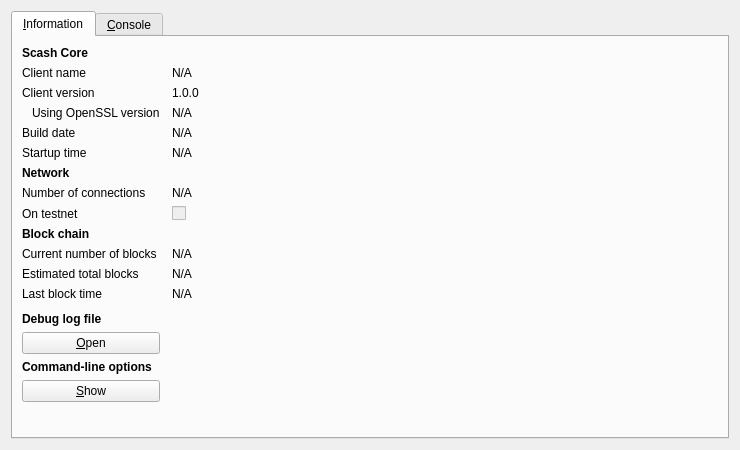
<?xml version="1.0" encoding="UTF-8"?>
<ui version="4.0">
 <class>RPCConsole</class>
 <widget class="QDialog" name="RPCConsole">
  <property name="geometry">
   <rect>
    <x>0</x>
    <y>0</y>
    <width>740</width>
    <height>450</height>
   </rect>
  </property>
  <property name="windowTitle">
   <string>Scash - Debug window</string>
  </property>
  <layout class="QVBoxLayout" name="verticalLayout_2">
   <item>
    <widget class="QTabWidget" name="tabWidget">
     <property name="currentIndex">
      <number>0</number>
     </property>
     <widget class="QWidget" name="tab_info">
      <attribute name="title">
       <string>&amp;Information</string>
      </attribute>
      <layout class="QGridLayout" name="gridLayout" columnstretch="0,1">
       <property name="horizontalSpacing">
        <number>12</number>
       </property>
       <item row="0" column="0">
        <widget class="QLabel" name="label_9">
         <property name="font">
          <font>
           <weight>75</weight>
           <bold>true</bold>
          </font>
         </property>
         <property name="text">
          <string>Scash Core</string>
         </property>
        </widget>
       </item>
       <item row="1" column="0">
        <widget class="QLabel" name="label_5">
         <property name="text">
          <string>Client name</string>
         </property>
        </widget>
       </item>
       <item row="1" column="1">
        <widget class="QLabel" name="clientName">
         <property name="cursor">
          <cursorShape>IBeamCursor</cursorShape>
         </property>
         <property name="text">
          <string>N/A</string>
         </property>
         <property name="textFormat">
          <enum>Qt::PlainText</enum>
         </property>
         <property name="textInteractionFlags">
          <set>Qt::LinksAccessibleByMouse|Qt::TextSelectableByKeyboard|Qt::TextSelectableByMouse</set>
         </property>
        </widget>
       </item>
       <item row="2" column="0">
        <widget class="QLabel" name="label_6">
         <property name="text">
          <string>Client version</string>
         </property>
        </widget>
       </item>
       <item row="2" column="1">
        <widget class="QLabel" name="clientVersion">
         <property name="cursor">
          <cursorShape>IBeamCursor</cursorShape>
         </property>
         <property name="text">
          <string>1.0.0</string>
         </property>
         <property name="textFormat">
          <enum>Qt::PlainText</enum>
         </property>
         <property name="textInteractionFlags">
          <set>Qt::LinksAccessibleByMouse|Qt::TextSelectableByKeyboard|Qt::TextSelectableByMouse</set>
         </property>
        </widget>
       </item>
       <item row="3" column="0">
        <widget class="QLabel" name="label_14">
         <property name="text">
          <string>Using OpenSSL version</string>
         </property>
         <property name="indent">
          <number>10</number>
         </property>
        </widget>
       </item>
       <item row="3" column="1">
        <widget class="QLabel" name="openSSLVersion">
         <property name="cursor">
          <cursorShape>IBeamCursor</cursorShape>
         </property>
         <property name="text">
          <string>N/A</string>
         </property>
         <property name="textFormat">
          <enum>Qt::PlainText</enum>
         </property>
         <property name="textInteractionFlags">
          <set>Qt::LinksAccessibleByMouse|Qt::TextSelectableByKeyboard|Qt::TextSelectableByMouse</set>
         </property>
        </widget>
       </item>
       <item row="4" column="0">
        <widget class="QLabel" name="label_12">
         <property name="text">
          <string>Build date</string>
         </property>
        </widget>
       </item>
       <item row="4" column="1">
        <widget class="QLabel" name="buildDate">
         <property name="cursor">
          <cursorShape>IBeamCursor</cursorShape>
         </property>
         <property name="text">
          <string>N/A</string>
         </property>
         <property name="textFormat">
          <enum>Qt::PlainText</enum>
         </property>
         <property name="textInteractionFlags">
          <set>Qt::LinksAccessibleByMouse|Qt::TextSelectableByKeyboard|Qt::TextSelectableByMouse</set>
         </property>
        </widget>
       </item>
       <item row="5" column="0">
        <widget class="QLabel" name="label_13">
         <property name="text">
          <string>Startup time</string>
         </property>
        </widget>
       </item>
       <item row="5" column="1">
        <widget class="QLabel" name="startupTime">
         <property name="cursor">
          <cursorShape>IBeamCursor</cursorShape>
         </property>
         <property name="text">
          <string>N/A</string>
         </property>
         <property name="textFormat">
          <enum>Qt::PlainText</enum>
         </property>
         <property name="textInteractionFlags">
          <set>Qt::LinksAccessibleByMouse|Qt::TextSelectableByKeyboard|Qt::TextSelectableByMouse</set>
         </property>
        </widget>
       </item>
       <item row="6" column="0">
        <widget class="QLabel" name="label_11">
         <property name="font">
          <font>
           <weight>75</weight>
           <bold>true</bold>
          </font>
         </property>
         <property name="text">
          <string>Network</string>
         </property>
        </widget>
       </item>
       <item row="7" column="0">
        <widget class="QLabel" name="label_7">
         <property name="text">
          <string>Number of connections</string>
         </property>
        </widget>
       </item>
       <item row="7" column="1">
        <widget class="QLabel" name="numberOfConnections">
         <property name="cursor">
          <cursorShape>IBeamCursor</cursorShape>
         </property>
         <property name="text">
          <string>N/A</string>
         </property>
         <property name="textFormat">
          <enum>Qt::PlainText</enum>
         </property>
         <property name="textInteractionFlags">
          <set>Qt::LinksAccessibleByMouse|Qt::TextSelectableByKeyboard|Qt::TextSelectableByMouse</set>
         </property>
        </widget>
       </item>
       <item row="8" column="0">
        <widget class="QLabel" name="label_8">
         <property name="text">
          <string>On testnet</string>
         </property>
        </widget>
       </item>
       <item row="8" column="1">
        <widget class="QCheckBox" name="isTestNet">
         <property name="enabled">
          <bool>false</bool>
         </property>
         <property name="text">
          <string/>
         </property>
        </widget>
       </item>
       <item row="9" column="0">
        <widget class="QLabel" name="label_10">
         <property name="font">
          <font>
           <weight>75</weight>
           <bold>true</bold>
          </font>
         </property>
         <property name="text">
          <string>Block chain</string>
         </property>
        </widget>
       </item>
       <item row="10" column="0">
        <widget class="QLabel" name="label_3">
         <property name="text">
          <string>Current number of blocks</string>
         </property>
        </widget>
       </item>
       <item row="10" column="1">
        <widget class="QLabel" name="numberOfBlocks">
         <property name="cursor">
          <cursorShape>IBeamCursor</cursorShape>
         </property>
         <property name="text">
          <string>N/A</string>
         </property>
         <property name="textFormat">
          <enum>Qt::PlainText</enum>
         </property>
         <property name="textInteractionFlags">
          <set>Qt::LinksAccessibleByMouse|Qt::TextSelectableByKeyboard|Qt::TextSelectableByMouse</set>
         </property>
        </widget>
       </item>
       <item row="11" column="0">
        <widget class="QLabel" name="label_4">
         <property name="text">
          <string>Estimated total blocks</string>
         </property>
        </widget>
       </item>
       <item row="11" column="1">
        <widget class="QLabel" name="totalBlocks">
         <property name="cursor">
          <cursorShape>IBeamCursor</cursorShape>
         </property>
         <property name="text">
          <string>N/A</string>
         </property>
         <property name="textFormat">
          <enum>Qt::PlainText</enum>
         </property>
         <property name="textInteractionFlags">
          <set>Qt::LinksAccessibleByMouse|Qt::TextSelectableByKeyboard|Qt::TextSelectableByMouse</set>
         </property>
        </widget>
       </item>
       <item row="12" column="0">
        <widget class="QLabel" name="label_2">
         <property name="text">
          <string>Last block time</string>
         </property>
        </widget>
       </item>
       <item row="12" column="1">
        <widget class="QLabel" name="lastBlockTime">
         <property name="cursor">
          <cursorShape>IBeamCursor</cursorShape>
         </property>
         <property name="text">
          <string>N/A</string>
         </property>
         <property name="textFormat">
          <enum>Qt::PlainText</enum>
         </property>
         <property name="textInteractionFlags">
          <set>Qt::LinksAccessibleByMouse|Qt::TextSelectableByKeyboard|Qt::TextSelectableByMouse</set>
         </property>
        </widget>
       </item>
       <item row="13" column="0">
        <spacer name="verticalSpacer_2">
         <property name="orientation">
          <enum>Qt::Vertical</enum>
         </property>
         <property name="sizeHint" stdset="0">
          <size>
           <width>20</width>
           <height>20</height>
          </size>
         </property>
        </spacer>
       </item>
       <item row="14" column="0">
        <widget class="QLabel" name="labelDebugLogfile">
         <property name="font">
          <font>
           <weight>75</weight>
           <bold>true</bold>
          </font>
         </property>
         <property name="text">
          <string>Debug log file</string>
         </property>
        </widget>
       </item>
       <item row="15" column="0">
        <widget class="QPushButton" name="openDebugLogfileButton">
         <property name="toolTip">
          <string>Open the Scash debug log file from the current data directory. This can take a few seconds for large log files.</string>
         </property>
         <property name="text">
          <string>&amp;Open</string>
         </property>
         <property name="autoDefault">
          <bool>false</bool>
         </property>
        </widget>
       </item>
       <item row="16" column="0">
        <widget class="QLabel" name="labelCLOptions">
         <property name="font">
          <font>
           <weight>75</weight>
           <bold>true</bold>
          </font>
         </property>
         <property name="text">
          <string>Command-line options</string>
         </property>
        </widget>
       </item>
       <item row="17" column="0">
        <widget class="QPushButton" name="showCLOptionsButton">
         <property name="toolTip">
          <string>Show the scash-qt help message to get a list with possible Scash command-line options.</string>
         </property>
         <property name="text">
          <string>&amp;Show</string>
         </property>
         <property name="autoDefault">
          <bool>false</bool>
         </property>
        </widget>
       </item>
       <item row="18" column="0">
        <spacer name="verticalSpacer">
         <property name="orientation">
          <enum>Qt::Vertical</enum>
         </property>
         <property name="sizeHint" stdset="0">
          <size>
           <width>20</width>
           <height>40</height>
          </size>
         </property>
        </spacer>
       </item>
      </layout>
     </widget>
     <widget class="QWidget" name="tab_console">
      <attribute name="title">
       <string>&amp;Console</string>
      </attribute>
      <layout class="QVBoxLayout" name="verticalLayout_3">
       <property name="spacing">
        <number>3</number>
       </property>
       <item>
        <widget class="QTextEdit" name="messagesWidget">
         <property name="minimumSize">
          <size>
           <width>0</width>
           <height>100</height>
          </size>
         </property>
         <property name="readOnly">
          <bool>true</bool>
         </property>
         <property name="tabKeyNavigation" stdset="0">
          <bool>false</bool>
         </property>
         <property name="columnCount" stdset="0">
          <number>2</number>
         </property>
        </widget>
       </item>
       <item>
        <layout class="QHBoxLayout" name="horizontalLayout">
         <property name="spacing">
          <number>3</number>
         </property>
         <item>
          <widget class="QLabel" name="label">
           <property name="text">
            <string notr="true">&gt;</string>
           </property>
          </widget>
         </item>
         <item>
          <widget class="QLineEdit" name="lineEdit"/>
         </item>
         <item>
          <widget class="QPushButton" name="clearButton">
           <property name="maximumSize">
            <size>
             <width>24</width>
             <height>24</height>
            </size>
           </property>
           <property name="toolTip">
            <string>Clear console</string>
           </property>
           <property name="text">
            <string/>
           </property>
           <property name="icon">
            <iconset resource="../bitcoin.qrc">
             <normaloff>:/icons/remove</normaloff>:/icons/remove</iconset>
           </property>
           <property name="shortcut">
            <string notr="true">Ctrl+L</string>
           </property>
           <property name="autoDefault">
            <bool>false</bool>
           </property>
          </widget>
         </item>
        </layout>
       </item>
      </layout>
     </widget>
    </widget>
   </item>
  </layout>
 </widget>
 <resources>
  <include location="../bitcoin.qrc"/>
 </resources>
 <connections/>
</ui>
